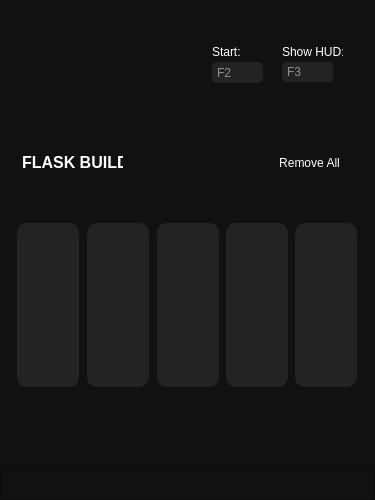
<?xml version="1.0" encoding="UTF-8"?>
<ui version="4.0">
 <class>MainWindow</class>
 <widget class="QMainWindow" name="MainWindow">
  <property name="geometry">
   <rect>
    <x>0</x>
    <y>0</y>
    <width>375</width>
    <height>500</height>
   </rect>
  </property>
  <property name="minimumSize">
   <size>
    <width>375</width>
    <height>500</height>
   </size>
  </property>
  <property name="maximumSize">
   <size>
    <width>375</width>
    <height>500</height>
   </size>
  </property>
  <property name="windowTitle">
   <string>Black Rat Setup</string>
  </property>
  <property name="windowIcon">
   <iconset resource="file_rc.qrc">
    <normaloff>:/logorat/images/favicon-blackrat.ico</normaloff>:/logorat/images/favicon-blackrat.ico</iconset>
  </property>
  <property name="styleSheet">
   <string notr="true">background-color: rgb(17, 17, 17);
color: rgb(255, 255, 255);</string>
  </property>
  <widget class="QWidget" name="centralwidget">
   <widget class="QFrame" name="frame_seteup">
    <property name="geometry">
     <rect>
      <x>0</x>
      <y>0</y>
      <width>381</width>
      <height>471</height>
     </rect>
    </property>
    <property name="styleSheet">
     <string notr="true">background-color: rgb(17, 17, 17);</string>
    </property>
    <property name="frameShape">
     <enum>QFrame::NoFrame</enum>
    </property>
    <property name="frameShadow">
     <enum>QFrame::Raised</enum>
    </property>
    <layout class="QVBoxLayout" name="verticalLayout">
     <property name="spacing">
      <number>0</number>
     </property>
     <property name="leftMargin">
      <number>12</number>
     </property>
     <property name="topMargin">
      <number>0</number>
     </property>
     <property name="rightMargin">
      <number>0</number>
     </property>
     <property name="bottomMargin">
      <number>0</number>
     </property>
     <item>
      <widget class="QFrame" name="frame_2">
       <property name="maximumSize">
        <size>
         <width>351</width>
         <height>75</height>
        </size>
       </property>
       <property name="styleSheet">
        <string notr="true">background-color: rgb(17, 17, 17);</string>
       </property>
       <property name="frameShape">
        <enum>QFrame::NoFrame</enum>
       </property>
       <property name="frameShadow">
        <enum>QFrame::Raised</enum>
       </property>
       <widget class="QPushButton" name="pushButton_setup1">
        <property name="geometry">
         <rect>
          <x>10</x>
          <y>10</y>
          <width>40</width>
          <height>51</height>
         </rect>
        </property>
        <property name="styleSheet">
         <string notr="true">QPushButton {
	background-image: url(:/logorat/images/play.png);
	background-repeat: no-repeat;
	background-position: center;
	border: no;
}

QPushButton:hover {
	border: 2px solid rgb(255, 255, 255)
}

QPushButton:pressed {
	border: 2px solid rgb(170, 255, 0)
}</string>
        </property>
        <property name="text">
         <string/>
        </property>
       </widget>
       <widget class="QPushButton" name="pushButton_setup2">
        <property name="geometry">
         <rect>
          <x>70</x>
          <y>10</y>
          <width>40</width>
          <height>51</height>
         </rect>
        </property>
        <property name="styleSheet">
         <string notr="true">QPushButton {
	background-image: url(:/logorat/images/pause.png);
	background-repeat: no-repeat;
	background-position: center;
	border: no;
}

QPushButton:hover {
	border: 2px solid rgb(255, 255, 255)
}

QPushButton:pressed {
	border: 2px solid rgb(170, 255, 0)
}</string>
        </property>
        <property name="text">
         <string/>
        </property>
       </widget>
       <widget class="QPushButton" name="pushButton_setup3">
        <property name="geometry">
         <rect>
          <x>130</x>
          <y>10</y>
          <width>40</width>
          <height>51</height>
         </rect>
        </property>
        <property name="styleSheet">
         <string notr="true">QPushButton {
	background-image: url(:/logorat/images/stop.png);
	background-repeat: no-repeat;
	background-position: center;
	border: no;
}

QPushButton:hover {
	border: 2px solid rgb(255, 255, 255)
}

QPushButton:pressed {
	border: 2px solid rgb(170, 255, 0)
}
</string>
        </property>
        <property name="text">
         <string/>
        </property>
       </widget>
       <widget class="QLabel" name="label_start_setup">
        <property name="geometry">
         <rect>
          <x>200</x>
          <y>10</y>
          <width>31</width>
          <height>20</height>
         </rect>
        </property>
        <property name="font">
         <font>
          <family>Segoe UI</family>
         </font>
        </property>
        <property name="styleSheet">
         <string notr="true">text-align:center;</string>
        </property>
        <property name="text">
         <string>Start:</string>
        </property>
       </widget>
       <widget class="QLabel" name="label_showhud_setup">
        <property name="geometry">
         <rect>
          <x>270</x>
          <y>10</y>
          <width>61</width>
          <height>20</height>
         </rect>
        </property>
        <property name="font">
         <font>
          <family>Segoe UI</family>
         </font>
        </property>
        <property name="styleSheet">
         <string notr="true">text-align:center;</string>
        </property>
        <property name="text">
         <string>Show HUD:</string>
        </property>
       </widget>
       <widget class="QLineEdit" name="lineEdit_setup">
        <property name="geometry">
         <rect>
          <x>200</x>
          <y>30</y>
          <width>51</width>
          <height>21</height>
         </rect>
        </property>
        <property name="styleSheet">
         <string notr="true">QLineEdit {
	text-align:center;
	border-radius: 5px;
	background-color: rgb(35, 35, 35);
	padding-left: 3px;
}</string>
        </property>
        <property name="placeholderText">
         <string>F2</string>
        </property>
       </widget>
       <widget class="QLineEdit" name="lineEdit_setup2">
        <property name="geometry">
         <rect>
          <x>270</x>
          <y>30</y>
          <width>51</width>
          <height>20</height>
         </rect>
        </property>
        <property name="styleSheet">
         <string notr="true">QLineEdit {
	text-align:center;
	border-radius: 5px;
	background-color: rgb(35, 35, 35);
	padding-left: 3px;
}</string>
        </property>
        <property name="placeholderText">
         <string>F3</string>
        </property>
       </widget>
      </widget>
     </item>
     <item>
      <widget class="QFrame" name="frame_3">
       <property name="maximumSize">
        <size>
         <width>351</width>
         <height>52</height>
        </size>
       </property>
       <property name="styleSheet">
        <string notr="true">background-color: rgb(17, 17, 17);</string>
       </property>
       <property name="frameShape">
        <enum>QFrame::NoFrame</enum>
       </property>
       <property name="frameShadow">
        <enum>QFrame::Raised</enum>
       </property>
       <widget class="QLabel" name="label_flaskbuild">
        <property name="geometry">
         <rect>
          <x>10</x>
          <y>15</y>
          <width>101</width>
          <height>16</height>
         </rect>
        </property>
        <property name="font">
         <font>
          <family>Segoe UI</family>
          <pointsize>12</pointsize>
          <weight>75</weight>
          <bold>true</bold>
         </font>
        </property>
        <property name="text">
         <string>FLASK BUILD</string>
        </property>
       </widget>
       <widget class="QPushButton" name="pushButton_removeall">
        <property name="geometry">
         <rect>
          <x>260</x>
          <y>12</y>
          <width>75</width>
          <height>23</height>
         </rect>
        </property>
        <property name="font">
         <font>
          <family>Segoe UI</family>
          <pointsize>9</pointsize>
         </font>
        </property>
        <property name="styleSheet">
         <string notr="true">QPushButton {
	border: no;
}

QPushButton:pressed {
	color: rgb(170, 255, 0);
}</string>
        </property>
        <property name="text">
         <string>Remove All</string>
        </property>
       </widget>
      </widget>
     </item>
     <item>
      <widget class="QFrame" name="frame_4">
       <property name="enabled">
        <bool>true</bool>
       </property>
       <property name="minimumSize">
        <size>
         <width>0</width>
         <height>0</height>
        </size>
       </property>
       <property name="maximumSize">
        <size>
         <width>350</width>
         <height>216</height>
        </size>
       </property>
       <property name="toolTipDuration">
        <number>1</number>
       </property>
       <property name="styleSheet">
        <string notr="true">background-color: rgb(17, 17, 17);</string>
       </property>
       <property name="frameShape">
        <enum>QFrame::NoFrame</enum>
       </property>
       <property name="frameShadow">
        <enum>QFrame::Raised</enum>
       </property>
       <widget class="QPushButton" name="pushButton_flask1">
        <property name="geometry">
         <rect>
          <x>5</x>
          <y>0</y>
          <width>62</width>
          <height>164</height>
         </rect>
        </property>
        <property name="styleSheet">
         <string notr="true">QPushButton {
	background-image: url(:/logorat/images/plus.png);
	background-position:center;
	background-repeat: no-repeat;
	background-color: rgb(35, 35, 35);
	border-radius: 10px;
}

QPushButton:hover {
	border: 2px solid rgb(255, 255, 255)
}

QPushButton:pressed {
	border: 2px solid rgb(170, 255, 0);
}</string>
        </property>
        <property name="text">
         <string/>
        </property>
       </widget>
       <widget class="QPushButton" name="pushButton_flask2">
        <property name="geometry">
         <rect>
          <x>75</x>
          <y>0</y>
          <width>62</width>
          <height>164</height>
         </rect>
        </property>
        <property name="styleSheet">
         <string notr="true">QPushButton {
	background-image: url(:/logorat/images/plus.png);
	background-position:center;
	background-repeat: no-repeat;
	background-color: rgb(35, 35, 35);
	border-radius: 10px;
}

QPushButton:hover {
	border: 2px solid rgb(255, 255, 255)
}

QPushButton:pressed {
	border: 2px solid rgb(170, 255, 0);
}</string>
        </property>
        <property name="text">
         <string/>
        </property>
       </widget>
       <widget class="QPushButton" name="pushButton_flask3">
        <property name="geometry">
         <rect>
          <x>145</x>
          <y>0</y>
          <width>62</width>
          <height>164</height>
         </rect>
        </property>
        <property name="styleSheet">
         <string notr="true">QPushButton {
	background-image: url(:/logorat/images/plus.png);
	background-position:center;
	background-repeat: no-repeat;
	background-color: rgb(35, 35, 35);
	border-radius: 10px;
}

QPushButton:hover {
	border: 2px solid rgb(255, 255, 255)
}

QPushButton:pressed {
	border: 2px solid rgb(170, 255, 0);
}</string>
        </property>
        <property name="text">
         <string/>
        </property>
       </widget>
       <widget class="QPushButton" name="pushButton_flask4">
        <property name="geometry">
         <rect>
          <x>214</x>
          <y>0</y>
          <width>62</width>
          <height>164</height>
         </rect>
        </property>
        <property name="styleSheet">
         <string notr="true">QPushButton {
	background-image: url(:/logorat/images/plus.png);
	background-position:center;
	background-repeat: no-repeat;
	background-color: rgb(35, 35, 35);
	border-radius: 10px;
}

QPushButton:hover {
	border: 2px solid rgb(255, 255, 255)
}

QPushButton:pressed {
	border: 2px solid rgb(170, 255, 0);
}</string>
        </property>
        <property name="text">
         <string/>
        </property>
       </widget>
       <widget class="QPushButton" name="pushButton_flask5">
        <property name="geometry">
         <rect>
          <x>283</x>
          <y>0</y>
          <width>62</width>
          <height>164</height>
         </rect>
        </property>
        <property name="styleSheet">
         <string notr="true">QPushButton {
	background-image: url(:/logorat/images/plus.png);
	background-position:center;
	background-repeat: no-repeat;
	background-color: rgb(35, 35, 35);
	border-radius: 10px;
}

QPushButton:hover {
	border: 2px solid rgb(255, 255, 255)
}

QPushButton:pressed {
	border: 2px solid rgb(170, 255, 0);
}</string>
        </property>
        <property name="text">
         <string/>
        </property>
       </widget>
       <widget class="QPushButton" name="pushButton_flask_cancel1">
        <property name="geometry">
         <rect>
          <x>23</x>
          <y>175</y>
          <width>22</width>
          <height>22</height>
         </rect>
        </property>
        <property name="styleSheet">
         <string notr="true">QPushButton {	
	background-image: url(:/logorat/images/cancel.png);
	background-position:center;
	background-repeat: no-repeat;
	border: no;
}

QPushButton:pressed {	
	background-image: url(:/logorat/images/cancel-pressed.png);
}
</string>
        </property>
        <property name="text">
         <string/>
        </property>
       </widget>
       <widget class="QPushButton" name="pushButton_flask_cancel2">
        <property name="geometry">
         <rect>
          <x>96</x>
          <y>175</y>
          <width>22</width>
          <height>22</height>
         </rect>
        </property>
        <property name="styleSheet">
         <string notr="true">QPushButton {	
	background-image: url(:/logorat/images/cancel.png);
	background-position:center;
	background-repeat: no-repeat;
	border: no;
}

QPushButton:pressed {	
	background-image: url(:/logorat/images/cancel-pressed.png);
}
</string>
        </property>
        <property name="text">
         <string/>
        </property>
       </widget>
       <widget class="QPushButton" name="pushButton_flask_cancel3">
        <property name="geometry">
         <rect>
          <x>165</x>
          <y>175</y>
          <width>22</width>
          <height>22</height>
         </rect>
        </property>
        <property name="styleSheet">
         <string notr="true">QPushButton {	
	background-image: url(:/logorat/images/cancel.png);
	background-position:center;
	background-repeat: no-repeat;
	border: no;
}

QPushButton:pressed {	
	background-image: url(:/logorat/images/cancel-pressed.png);
}
</string>
        </property>
        <property name="text">
         <string/>
        </property>
       </widget>
       <widget class="QPushButton" name="pushButton_flask_cancel4">
        <property name="geometry">
         <rect>
          <x>233</x>
          <y>175</y>
          <width>22</width>
          <height>22</height>
         </rect>
        </property>
        <property name="styleSheet">
         <string notr="true">QPushButton {	
	background-image: url(:/logorat/images/cancel.png);
	background-position:center;
	background-repeat: no-repeat;
	border: no;
}

QPushButton:pressed {	
	background-image: url(:/logorat/images/cancel-pressed.png);
}
</string>
        </property>
        <property name="text">
         <string/>
        </property>
       </widget>
       <widget class="QPushButton" name="pushButton_flask_cancel5">
        <property name="geometry">
         <rect>
          <x>302</x>
          <y>175</y>
          <width>22</width>
          <height>22</height>
         </rect>
        </property>
        <property name="styleSheet">
         <string notr="true">QPushButton {	
	background-image: url(:/logorat/images/cancel.png);
	background-position:center;
	background-repeat: no-repeat;
	border: no;
}

QPushButton:pressed {	
	background-image: url(:/logorat/images/cancel-pressed.png);
}
</string>
        </property>
        <property name="text">
         <string/>
        </property>
       </widget>
      </widget>
     </item>
    </layout>
   </widget>
   <widget class="QFrame" name="frame_4_setup_back">
    <property name="geometry">
     <rect>
      <x>0</x>
      <y>470</y>
      <width>375</width>
      <height>30</height>
     </rect>
    </property>
    <property name="styleSheet">
     <string notr="true">background-color: rgb(17, 17, 17);</string>
    </property>
    <property name="frameShape">
     <enum>QFrame::StyledPanel</enum>
    </property>
    <property name="frameShadow">
     <enum>QFrame::Raised</enum>
    </property>
   </widget>
  </widget>
 </widget>
 <resources>
  <include location="file_rc.qrc"/>
 </resources>
 <connections/>
</ui>
